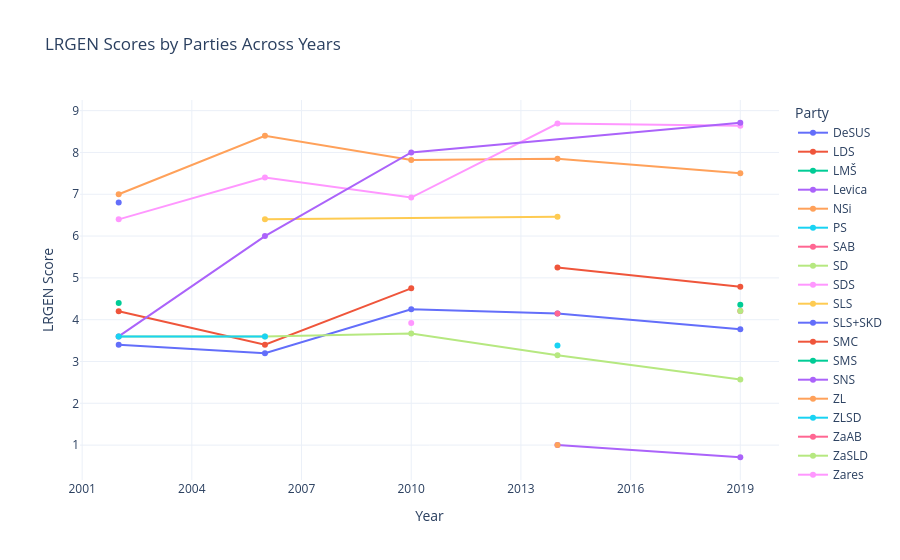

Write notebook code for a chart like this one.
### Code cell
fig = px.line(lrgen, x='year', y='lrgen', color='pm_id', 
              markers=True, title='LRGEN Scores by Parties Across Years',
              labels={'year': 'Year', 'lrgen': 'CIVLIB Score', 'pm_id': 'Party'})

# Improve layout
fig.update_layout(
    xaxis=dict(tickmode='linear', dtick=3),  # Step of 3 for x-axis ticks
    yaxis_title='LRGEN Score',
    legend_title='Party',
    template='plotly_white'
)

### Figure 1 — Plotly figure (JSON) as saved in the notebook; plotly's stock layout.template omitted (floating-point values rounded to 4 significant figures)
{"data": [{"hovertemplate": "Party=DeSUS<br>Year=%{x}<br>CIVLIB Score=%{y}<extra></extra>", "legendgroup": "DeSUS", "line": {"color": "#636efa", "dash": "solid"}, "marker": {"symbol": "circle"}, "mode": "lines+markers", "name": "DeSUS", "orientation": "v", "showlegend": true, "type": "scatter", "x": [2002, 2006, 2010, 2014, 2019], "xaxis": "x", "y": [3.4, 3.2, 4.25, 4.15, 3.77], "yaxis": "y"}, {"hovertemplate": "Party=LDS<br>Year=%{x}<br>CIVLIB Score=%{y}<extra></extra>", "legendgroup": "LDS", "line": {"color": "#EF553B", "dash": "solid"}, "marker": {"symbol": "circle"}, "mode": "lines+markers", "name": "LDS", "orientation": "v", "showlegend": true, "type": "scatter", "x": [2002, 2006, 2010], "xaxis": "x", "y": [4.2, 3.4, 4.75], "yaxis": "y"}, {"hovertemplate": "Party=LMŠ<br>Year=%{x}<br>CIVLIB Score=%{y}<extra></extra>", "legendgroup": "LMŠ", "line": {"color": "#00cc96", "dash": "solid"}, "marker": {"symbol": "circle"}, "mode": "lines+markers", "name": "LMŠ", "orientation": "v", "showlegend": true, "type": "scatter", "x": [2019], "xaxis": "x", "y": [4.36], "yaxis": "y"}, {"hovertemplate": "Party=Levica<br>Year=%{x}<br>CIVLIB Score=%{y}<extra></extra>", "legendgroup": "Levica", "line": {"color": "#ab63fa", "dash": "solid"}, "marker": {"symbol": "circle"}, "mode": "lines+markers", "name": "Levica", "orientation": "v", "showlegend": true, "type": "scatter", "x": [2014, 2019], "xaxis": "x", "y": [1.0, 0.71], "yaxis": "y"}, {"hovertemplate": "Party=NSi<br>Year=%{x}<br>CIVLIB Score=%{y}<extra></extra>", "legendgroup": "NSi", "line": {"color": "#FFA15A", "dash": "solid"}, "marker": {"symbol": "circle"}, "mode": "lines+markers", "name": "NSi", "orientation": "v", "showlegend": true, "type": "scatter", "x": [2002, 2006, 2010, 2014, 2019], "xaxis": "x", "y": [7.0, 8.4, 7.82, 7.85, 7.5], "yaxis": "y"}, {"hovertemplate": "Party=PS<br>Year=%{x}<br>CIVLIB Score=%{y}<extra></extra>", "legendgroup": "PS", "line": {"color": "#19d3f3", "dash": "solid"}, "marker": {"symbol": "circle"}, "mode": "lines+markers", "name": "PS", "orientation": "v", "showlegend": true, "type": "scatter", "x": [2014], "xaxis": "x", "y": [3.38], "yaxis": "y"}, {"hovertemplate": "Party=SAB<br>Year=%{x}<br>CIVLIB Score=%{y}<extra></extra>", "legendgroup": "SAB", "line": {"color": "#FF6692", "dash": "solid"}, "marker": {"symbol": "circle"}, "mode": "lines+markers", "name": "SAB", "orientation": "v", "showlegend": true, "type": "scatter", "x": [2019], "xaxis": "x", "y": [4.21], "yaxis": "y"}, {"hovertemplate": "Party=SD<br>Year=%{x}<br>CIVLIB Score=%{y}<extra></extra>", "legendgroup": "SD", "line": {"color": "#B6E880", "dash": "solid"}, "marker": {"symbol": "circle"}, "mode": "lines+markers", "name": "SD", "orientation": "v", "showlegend": true, "type": "scatter", "x": [2002, 2006, 2010, 2014, 2019], "xaxis": "x", "y": [3.6, 3.6, 3.67, 3.15, 2.57], "yaxis": "y"}, {"hovertemplate": "Party=SDS<br>Year=%{x}<br>CIVLIB Score=%{y}<extra></extra>", "legendgroup": "SDS", "line": {"color": "#FF97FF", "dash": "solid"}, "marker": {"symbol": "circle"}, "mode": "lines+markers", "name": "SDS", "orientation": "v", "showlegend": true, "type": "scatter", "x": [2002, 2006, 2010, 2014, 2019], "xaxis": "x", "y": [6.4, 7.4, 6.92, 8.69, 8.64], "yaxis": "y"}, {"hovertemplate": "Party=SLS<br>Year=%{x}<br>CIVLIB Score=%{y}<extra></extra>", "legendgroup": "SLS", "line": {"color": "#FECB52", "dash": "solid"}, "marker": {"symbol": "circle"}, "mode": "lines+markers", "name": "SLS", "orientation": "v", "showlegend": true, "type": "scatter", "x": [2006, 2014], "xaxis": "x", "y": [6.4, 6.46], "yaxis": "y"}, {"hovertemplate": "Party=SLS+SKD<br>Year=%{x}<br>CIVLIB Score=%{y}<extra></extra>", "legendgroup": "SLS+SKD", "line": {"color": "#636efa", "dash": "solid"}, "marker": {"symbol": "circle"}, "mode": "lines+markers", "name": "SLS+SKD", "orientation": "v", "showlegend": true, "type": "scatter", "x": [2002], "xaxis": "x", "y": [6.8], "yaxis": "y"}, {"hovertemplate": "Party=SMC<br>Year=%{x}<br>CIVLIB Score=%{y}<extra></extra>", "legendgroup": "SMC", "line": {"color": "#EF553B", "dash": "solid"}, "marker": {"symbol": "circle"}, "mode": "lines+markers", "name": "SMC", "orientation": "v", "showlegend": true, "type": "scatter", "x": [2014, 2019], "xaxis": "x", "y": [5.25, 4.79], "yaxis": "y"}, {"hovertemplate": "Party=SMS<br>Year=%{x}<br>CIVLIB Score=%{y}<extra></extra>", "legendgroup": "SMS", "line": {"color": "#00cc96", "dash": "solid"}, "marker": {"symbol": "circle"}, "mode": "lines+markers", "name": "SMS", "orientation": "v", "showlegend": true, "type": "scatter", "x": [2002], "xaxis": "x", "y": [4.4], "yaxis": "y"}, {"hovertemplate": "Party=SNS<br>Year=%{x}<br>CIVLIB Score=%{y}<extra></extra>", "legendgroup": "SNS", "line": {"color": "#ab63fa", "dash": "solid"}, "marker": {"symbol": "circle"}, "mode": "lines+markers", "name": "SNS", "orientation": "v", "showlegend": true, "type": "scatter", "x": [2002, 2006, 2010, 2019], "xaxis": "x", "y": [3.6, 6.0, 8.0, 8.71], "yaxis": "y"}, {"hovertemplate": "Party=ZL<br>Year=%{x}<br>CIVLIB Score=%{y}<extra></extra>", "legendgroup": "ZL", "line": {"color": "#FFA15A", "dash": "solid"}, "marker": {"symbol": "circle"}, "mode": "lines+markers", "name": "ZL", "orientation": "v", "showlegend": true, "type": "scatter", "x": [2014], "xaxis": "x", "y": [1.0], "yaxis": "y"}, {"hovertemplate": "Party=ZLSD<br>Year=%{x}<br>CIVLIB Score=%{y}<extra></extra>", "legendgroup": "ZLSD", "line": {"color": "#19d3f3", "dash": "solid"}, "marker": {"symbol": "circle"}, "mode": "lines+markers", "name": "ZLSD", "orientation": "v", "showlegend": true, "type": "scatter", "x": [2002, 2006], "xaxis": "x", "y": [3.6, 3.6], "yaxis": "y"}, {"hovertemplate": "Party=ZaAB<br>Year=%{x}<br>CIVLIB Score=%{y}<extra></extra>", "legendgroup": "ZaAB", "line": {"color": "#FF6692", "dash": "solid"}, "marker": {"symbol": "circle"}, "mode": "lines+markers", "name": "ZaAB", "orientation": "v", "showlegend": true, "type": "scatter", "x": [2014], "xaxis": "x", "y": [4.15], "yaxis": "y"}, {"hovertemplate": "Party=ZaSLD<br>Year=%{x}<br>CIVLIB Score=%{y}<extra></extra>", "legendgroup": "ZaSLD", "line": {"color": "#B6E880", "dash": "solid"}, "marker": {"symbol": "circle"}, "mode": "lines+markers", "name": "ZaSLD", "orientation": "v", "showlegend": true, "type": "scatter", "x": [2019], "xaxis": "x", "y": [4.21], "yaxis": "y"}, {"hovertemplate": "Party=Zares<br>Year=%{x}<br>CIVLIB Score=%{y}<extra></extra>", "legendgroup": "Zares", "line": {"color": "#FF97FF", "dash": "solid"}, "marker": {"symbol": "circle"}, "mode": "lines+markers", "name": "Zares", "orientation": "v", "showlegend": true, "type": "scatter", "x": [2010], "xaxis": "x", "y": [3.92], "yaxis": "y"}], "layout": {"legend": {"title": {"text": "Party"}, "tracegroupgap": 0}, "title": {"text": "LRGEN Scores by Parties Across Years"}, "xaxis": {"anchor": "y", "domain": [0, 1], "dtick": 3, "tickmode": "linear", "title": {"text": "Year"}}, "yaxis": {"anchor": "x", "domain": [0, 1], "title": {"text": "LRGEN Score"}}}}
